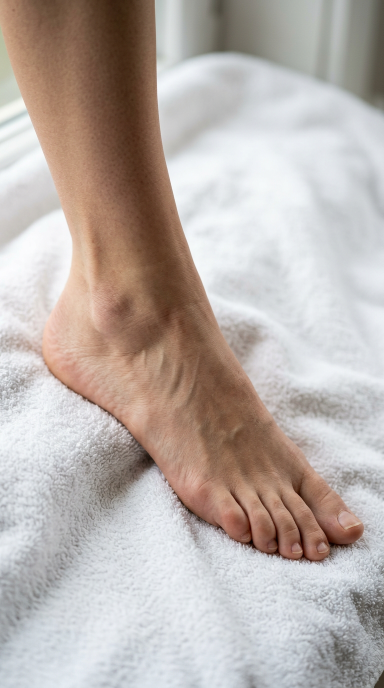
#> input picture production/yeni-senaryolar/VID-003/sahne-1.png, 768 x 1376 px, found by its file name (shown at 1/2 size)
$ python kapak_009_010.py
#> lines starting #> are read from the running program, lines starting #| are printed output that depends on the picture
#!/usr/bin/env python3
"""Generate readable covers for scenarios 003 and 004 from their approved stills."""
from pathlib import Path
from PIL import Image, ImageDraw, ImageFont, ImageOps
root=Path(__file__).parent
font_path='/usr/share/fonts/truetype/dejavu/DejaVuSans-Bold.ttf'
for number,lines in [('009',('LİMONU','KESMEDEN','NASIL SIKARIZ?')),('010',('GARDIROBA','PİRİNÇ','NEDEN KONUR?'))]:
    p=root/f'VID-{number}'
    im=ImageOps.fit(Image.open(p/'sahne-1.png').convert('RGB'),(1080,1920))
    d=ImageDraw.Draw(im,'RGBA')
    shift=-420 if number=='009' else 0
    d.rounded_rectangle((30,550+shift,1050,1160+shift),radius=36,fill=(8,8,8,228),outline=(255,255,255,240),width=6)
    def line(y,text,fill,maximum,maxwidth=920):
#> called with y = 180, text = 'LİMONU', fill = (255, 255, 255, 255), maximum = 142, maxwidth = 920
        for size in range(maximum,40,-1):
            font=ImageFont.truetype(font_path,size)
            b=d.textbbox((0,0),text,font=font,stroke_width=3)
            if b[2]-b[0]<=maxwidth:break
#> this loop made 1 pass
#> b on pass 1: (-3, -3, 643, 137)
        d.text(((1080-(b[2]-b[0]))//2,y),text,font=font,fill=fill,stroke_width=3,stroke_fill=(0,0,0,255))
    line(600+shift,lines[0],(255,255,255,255),142)
    line(755+shift,lines[1],(255,255,255,255),150)
#> the loop in line (call 2), `for size in range(maximum,40,-1):` made 4 passes
#> b on passes 1 to 4: (-3, 26, 934, 145), (-3, 25, 928, 144), (-3, 25, 922, 143), (-3, 25, 915, 142)
    d.rounded_rectangle((75,945+shift,1005,1115+shift),radius=22,fill=(255,222,40,255),outline=(0,0,0,255),width=5)
    line(965+shift,lines[2],(15,12,8,255),128,840)
    im.save(p/f'VID-{number}-img-1.jpg',quality=93)
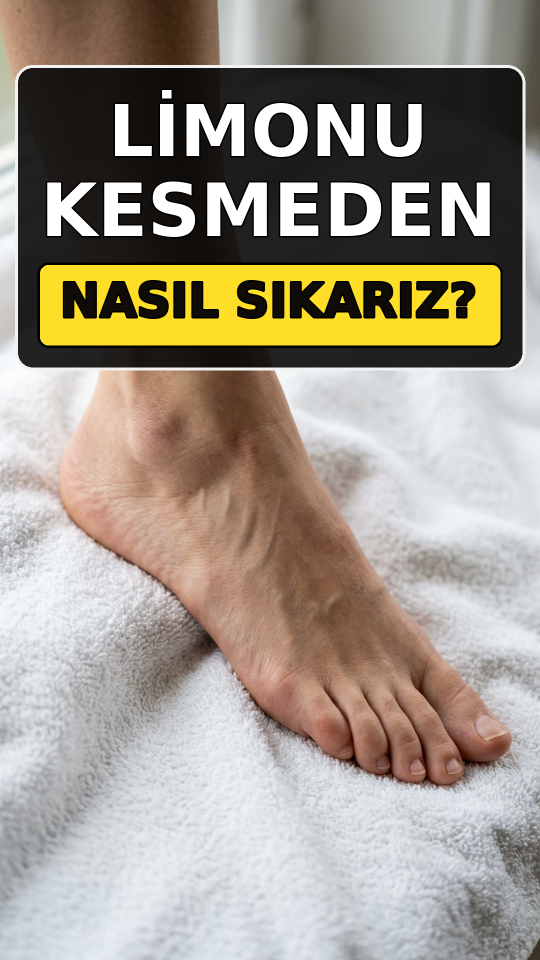
#> saved as VID-009-img-1.jpg: PIL image 1080x1920 RGB (shown at 1/2 size); mean R, G, B 160.3, 151.6, 138.7
    im.resize((180,320)).save(f'/tmp/kapak-{number}-kucuk.jpg',quality=90)
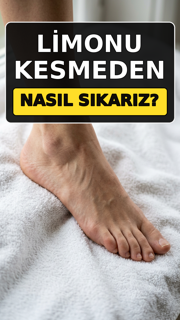
#> saved as kapak-009-kucuk.jpg: PIL image 180x320 RGB; mean R, G, B 160.1, 151.4, 138.6
